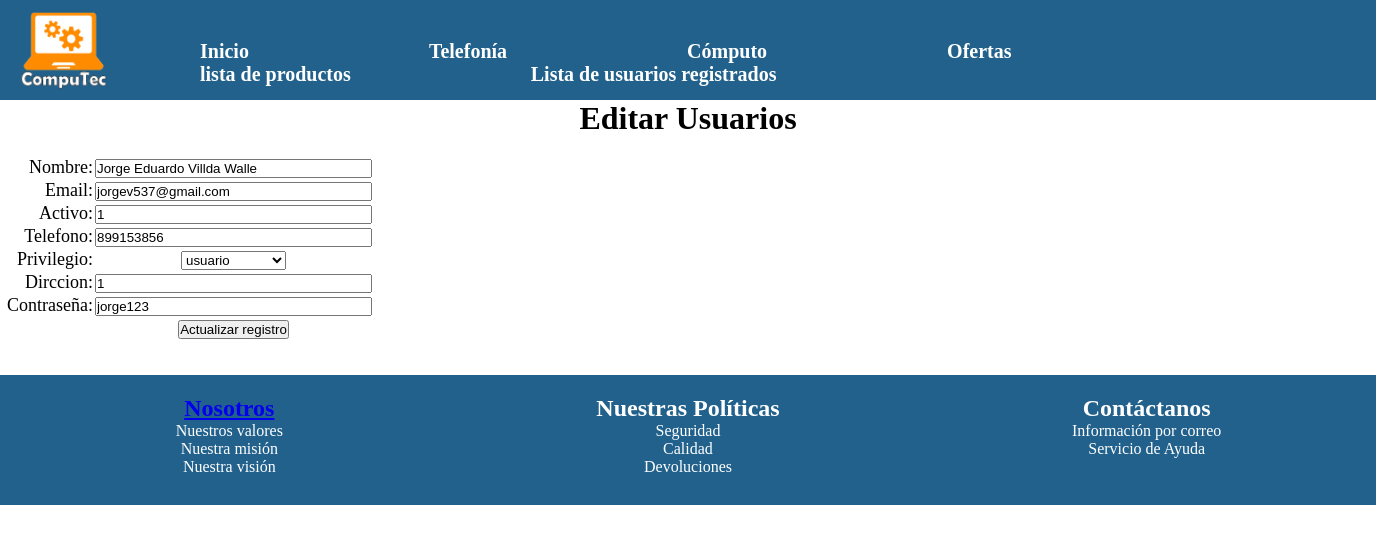
Screenshot of /admin/usuarios_edit.php?recordID=1 with the database file from the repository.
### tables this page shows
CREATE TABLE IF NOT EXISTS `tblusuario` (
  `idUsuario` int(11) NOT NULL AUTO_INCREMENT,
  `strNombre` varchar(50) NOT NULL,
  `strEmail` varchar(60) NOT NULL,
  `intActivo` int(11) NOT NULL,
  `intTelefono` int(11) NOT NULL,
  `intPrivilegio` int(11) NOT NULL,
  `strDirccion` varchar(70) NOT NULL,
  `strContrasena` varchar(70) NOT NULL,
  PRIMARY KEY (`idUsuario`)
);

### admin/usuarios_edit.php (the view, shortened to what this page needs)
<?php require_once('../conexion/conexionbd.php'); ?>
<?php
$editFormAction = $_SERVER['PHP_SELF'];
if (isset($_SERVER['QUERY_STRING'])) {
  $editFormAction .= "?" . htmlentities($_SERVER['QUERY_STRING']);
}
$varUsuario_Recordset1 = "0";
if (isset($_GET["recordID"])) {
  $varUsuario_Recordset1 = $_GET["recordID"];
}
mysqli_select_db($conexionbd,$database_conexionbd);
$idusuario=$varUsuario_Recordset1;
$query_Recordset1 ="SELECT * FROM tblusuario WHERE tblusuario.idUsuario = '$idusuario'";
$Recordset1 = mysqli_query($conexionbd,$query_Recordset1) or die(mysql_error());
$row_Recordset1 = mysqli_fetch_assoc($Recordset1);
?>
<!doctype html>
<html>
<head>
<link rel="stylesheet" type="text/css" href="../estilos/estilos.css" />
  <link rel="stylesheet" type="text/css" href="../estilos/slider_style.css">
</head>
<body id="cuerpo">
	<div id="principal">
		<div id="cabecera">
			<div id="logo"><img src="../imagenes/compuTec.png" width="90" height="80" alt="logoCompuTec" /></div>
				<div id="menuHorizontal">
					<ul class="menuH">
						<li class="menuH"><a href="index_admi.php">Inicio</a></li>
						<li class="menuH"><a href="#">Telefonía</a></li>
						<li class="menuH"><a href="#">Cómputo</a></li>
						<li class="menuH"><a href="#">Ofertas</a></li>
						<li class="menuH"><a href="listaproducto.php">lista de productos</a></li>
						<li class="menuH"><a href="usuarios_lista.php">Lista de usuarios registrados</a></li>
					</ul>
				</div>
		</div>
  		<div id="contenido">
			<h1 align="center">Editar Usuarios</h1>
  <p>&nbsp;</p>
  <form action="<?php echo $editFormAction; ?>" method="post" name="form1" id="form1">
    <table align="center">
      <tr valign="baseline">
        <td nowrap="nowrap" align="right">Nombre:</td>
        <td><input type="text" name="strNombre" value="<?php echo htmlentities($row_Recordset1['strNombre'], ENT_COMPAT, 'iso-8859-1'); ?>" size="32" /></td>
      </tr>
      <tr valign="baseline">
        <td nowrap="nowrap" align="right">Email:</td>
        <td><input type="text" name="strEmail" value="<?php echo htmlentities($row_Recordset1['strEmail'], ENT_COMPAT, 'iso-8859-1'); ?>" size="32" /></td>
      </tr>
      <tr valign="baseline">
        <td nowrap="nowrap" align="right">Activo:</td>
        <td><input type="text" name="intActivo" value="<?php echo htmlentities($row_Recordset1['intActivo'], ENT_COMPAT, 'iso-8859-1'); ?>" size="32" /></td>
      </tr>
      <tr valign="baseline">
        <td nowrap="nowrap" align="right">Telefono:</td>
        <td><input type="text" name="intTelefono" value="<?php echo htmlentities($row_Recordset1['intTelefono'], ENT_COMPAT, 'iso-8859-1'); ?>" size="32" /></td>
      </tr>
      <tr valign="baseline">
        <td nowrap="nowrap" align="right">Privilegio:</td>
        <td><select name="intPrivilegio">
          <option value="0" <?php if (!(strcmp(0, htmlentities($row_Recordset1['intPrivilegio'], ENT_COMPAT, 'iso-8859-1')))) {echo "SELECTED";} ?>>usuario</option>
        </select></td>
      </tr>
      <tr valign="baseline">
        <td nowrap="nowrap" align="right">Dirccion:</td>
        <td><input type="text" name="strDirccion" value="<?php echo htmlentities($row_Recordset1['strDirccion'], ENT_COMPAT, 'iso-8859-1'); ?>" size="32" /></td>
      </tr>
      <tr valign="baseline">
        <td nowrap="nowrap" align="right">Contraseña:</td>
        <td><input type="text" name="strContrasena" value="<?php echo htmlentities($row_Recordset1['strContrasena'], ENT_COMPAT, 'iso-8859-1'); ?>" size="32" /></td>
      </tr>
      <tr valign="baseline">
        <td nowrap="nowrap" align="right">&nbsp;</td>
        <td><input type="submit" value="Actualizar registro" /></td>
      </tr>
    </table>
  </form>
  <p>&nbsp;</p>
		</div><br>
		<div id="pie" >
			<div align="center" class="pieorden">
				<div class="pie1">
				<a href="nosotrosA.php"><h2>Nosotros</h2></a>
					<p>Nuestros valores</p>
					<p>Nuestra misión</p>
					<p>Nuestra visión</p>
				</div>
				<div class="pie1"><h2>Nuestras Políticas</h2>
					<p>Seguridad </p>
					<p>Calidad </p>
					<p>Devoluciones</p>
				</div>
				<div class="pie1"><h2>Contáctanos</h2>
					<p>Información por correo</p>
					<p>Servicio de Ayuda</p>
				</div>
			</div>
		</div>
	</div>
</body>
</html>

### estilos/estilos.css (style rules this page uses)
* { margin: 0px; padding: 0px; }
#cuerpo { background-color: white; }
#principal { background-color: white; width: auto; height: auto; clip: rect(auto,auto,auto,auto); margin-right: auto; margin-left: auto; padding-right: auto; padding-left: auto; font-size: 14px; }
#principal #pie { height: 130px; width: auto; background-color: #21618C; }
#principal #cabecera { background-color: #21618C; height: 100px; width: auto; }
#principal #cabecera #logo { padding-left: 20px; padding-top: 10px; float: left; }
.menuH li a { font-size: 20px; font-weight: bold; color: #FFF; text-decoration: none; }
ul.menuH { margin: 0; padding-top: 40px; }
ul.menuH li { display: block; float: left; padding: 0 90px; }
#principal #contenido { background-color: white; height: auto; width: 1366px; clip: rect(auto,auto,auto,auto); margin-right: auto; margin-left: auto; padding-right: auto; padding-left: auto; text-align: center; }
#principal #contenido { font-size: 16px; text-align: left; }
#principal #contenido table { font-size: 18px; text-align: center; color: #000; }
#principal #contenido p { font-weight: bold; font-size: 16px; text-align: center; }
#principal #contenido #form1 { float: none; }
.pie1 { font-size: 16px; color: #FFF; width: 390px; float: center; margin: 10px; padding: 10px; }
.pieorden { display: flex; justify-content: space-around; }

### rows the page displays
tblusuario: strNombre "Jorge Eduardo Villda Walle", strEmail "jorgev537@gmail.com", intActivo "1", intTelefono "899153856", strDirccion "1", strContrasena "jorge123"
